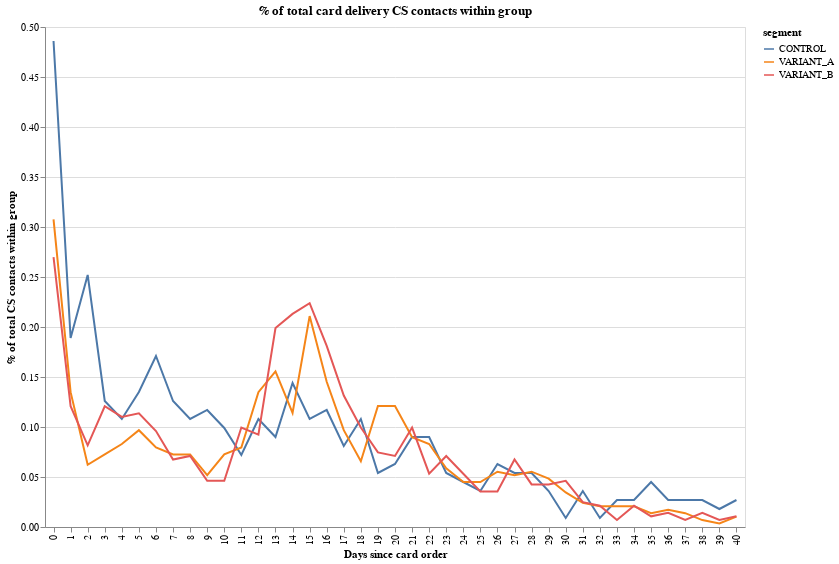

The notebook cell this image was saved under:
### Code cell
df = pd.read_csv("cs_contacts.csv")

# count days since experiment start.
df["date_diff"] = (
    pd.to_datetime(df["created_date"]) - pd.to_datetime(df["created"])
).dt.days

# replace missing date_diff with v large value
df.loc[df["date_diff"].isna() == True, "date_diff"] = 100000

# drop users that joined in the last 30 days -- too young.
df["age"] = (pd.to_datetime("today") - pd.to_datetime(df["created"])).dt.days
df = df.loc[df["age"] >= 30, :]
df = df.loc[pd.to_datetime(df["created"]) >= pd.to_datetime("2020-05-18"), :]

# get first cs contact of a user.
df = df.groupby(["segment", "user_id"])["date_diff"].agg("min").reset_index()
df = df.groupby(["segment", "date_diff"])["user_id"].agg("nunique").reset_index()

df["perc"] = 100 * df["user_id"] / df.groupby(["segment"])["user_id"].transform("sum")

alt.Chart(
    df.loc[(df["date_diff"] <= 40) & (df["date_diff"] >= 0), :]
).mark_line().encode(
    x=alt.X("date_diff:N", axis=alt.Axis(title="Days since card order")),
    y=alt.Y("perc:Q", axis=alt.Axis(title="% of total CS contacts within group")),
    color="segment:N",
).properties(
    width=700, height=500, title="% of total card delivery CS contacts within group"
)

### Figure 1 — Vega-Lite specification as saved in the notebook (floating-point values rounded to 4 significant figures)
{"config": {"view": {"continuousWidth": 400, "continuousHeight": 300}}, "data": {"name": "data-b54eda1e2d0c82035baf2d4ab06745bd"}, "mark": "line", "encoding": {"color": {"type": "nominal", "field": "segment"}, "x": {"type": "nominal", "axis": {"title": "Days since card order"}, "field": "date_diff"}, "y": {"type": "quantitative", "axis": {"title": "% of total CS contacts within group"}, "field": "perc"}}, "height": 500, "title": "% of total card delivery CS contacts within group", "width": 700, "$schema": "https://vega.github.io/schema/vega-lite/v4.0.2.json", "datasets": {"data-b54eda1e2d0c82035baf2d4ab06745bd": [{"segment": "CONTROL", "date_diff": 0.0, "user_id": 54, "perc": 0.486}, {"segment": "CONTROL", "date_diff": 1.0, "user_id": 21, "perc": 0.189}, {"segment": "CONTROL", "date_diff": 2.0, "user_id": 28, "perc": 0.252}, {"segment": "CONTROL", "date_diff": 3.0, "user_id": 14, "perc": 0.126}, {"segment": "CONTROL", "date_diff": 4.0, "user_id": 12, "perc": 0.108}, {"segment": "CONTROL", "date_diff": 5.0, "user_id": 15, "perc": 0.135}, {"segment": "CONTROL", "date_diff": 6.0, "user_id": 19, "perc": 0.171}, {"segment": "CONTROL", "date_diff": 7.0, "user_id": 14, "perc": 0.126}, {"segment": "CONTROL", "date_diff": 8.0, "user_id": 12, "perc": 0.108}, {"segment": "CONTROL", "date_diff": 9.0, "user_id": 13, "perc": 0.117}, {"segment": "CONTROL", "date_diff": 10.0, "user_id": 11, "perc": 0.09901}, {"segment": "CONTROL", "date_diff": 11.0, "user_id": 8, "perc": 0.07201}, {"segment": "CONTROL", "date_diff": 12.0, "user_id": 12, "perc": 0.108}, {"segment": "CONTROL", "date_diff": 13.0, "user_id": 10, "perc": 0.09001}, {"segment": "CONTROL", "date_diff": 14.0, "user_id": 16, "perc": 0.144}, {"segment": "CONTROL", "date_diff": 15.0, "user_id": 12, "perc": 0.108}, {"segment": "CONTROL", "date_diff": 16.0, "user_id": 13, "perc": 0.117}, {"segment": "CONTROL", "date_diff": 17.0, "user_id": 9, "perc": 0.08101}, {"segment": "CONTROL", "date_diff": 18.0, "user_id": 12, "perc": 0.108}, {"segment": "CONTROL", "date_diff": 19.0, "user_id": 6, "perc": 0.05401}, {"segment": "CONTROL", "date_diff": 20.0, "user_id": 7, "perc": 0.06301}, {"segment": "CONTROL", "date_diff": 21.0, "user_id": 10, "perc": 0.09001}, {"segment": "CONTROL", "date_diff": 22.0, "user_id": 10, "perc": 0.09001}, {"segment": "CONTROL", "date_diff": 23.0, "user_id": 6, "perc": 0.05401}, {"segment": "CONTROL", "date_diff": 24.0, "user_id": 5, "perc": 0.045}, {"segment": "CONTROL", "date_diff": 25.0, "user_id": 4, "perc": 0.036}, {"segment": "CONTROL", "date_diff": 26.0, "user_id": 7, "perc": 0.06301}, {"segment": "CONTROL", "date_diff": 27.0, "user_id": 6, "perc": 0.05401}, {"segment": "CONTROL", "date_diff": 28.0, "user_id": 6, "perc": 0.05401}, {"segment": "CONTROL", "date_diff": 29.0, "user_id": 4, "perc": 0.036}, {"segment": "CONTROL", "date_diff": 30.0, "user_id": 1, "perc": 0.009001}, {"segment": "CONTROL", "date_diff": 31.0, "user_id": 4, "perc": 0.036}, {"segment": "CONTROL", "date_diff": 32.0, "user_id": 1, "perc": 0.009001}, {"segment": "CONTROL", "date_diff": 33.0, "user_id": 3, "perc": 0.027}, {"segment": "CONTROL", "date_diff": 34.0, "user_id": 3, "perc": 0.027}, {"segment": "CONTROL", "date_diff": 35.0, "user_id": 5, "perc": 0.045}, {"segment": "CONTROL", "date_diff": 36.0, "user_id": 3, "perc": 0.027}, {"segment": "CONTROL", "date_diff": 37.0, "user_id": 3, "perc": 0.027}, {"segment": "CONTROL", "date_diff": 38.0, "user_id": 3, "perc": 0.027}, {"segment": "CONTROL", "date_diff": 39.0, "user_id": 2, "perc": 0.018}, {"segment": "CONTROL", "date_diff": 40.0, "user_id": 3, "perc": 0.027}, {"segment": "VARIANT_A", "date_diff": 0.0, "user_id": 89, "perc": 0.3077}, {"segment": "VARIANT_A", "date_diff": 1.0, "user_id": 39, "perc": 0.1348}, {"segment": "VARIANT_A", "date_diff": 2.0, "user_id": 18, "perc": 0.06223}, {"segment": "VARIANT_A", "date_diff": 3.0, "user_id": 21, "perc": 0.0726}, {"segment": "VARIANT_A", "date_diff": 4.0, "user_id": 24, "perc": 0.08297}, {"segment": "VARIANT_A", "date_diff": 5.0, "user_id": 28, "perc": 0.0968}, {"segment": "VARIANT_A", "date_diff": 6.0, "user_id": 23, "perc": 0.07952}, {"segment": "VARIANT_A", "date_diff": 7.0, "user_id": 21, "perc": 0.0726}, {"segment": "VARIANT_A", "date_diff": 8.0, "user_id": 21, "perc": 0.0726}, {"segment": "VARIANT_A", "date_diff": 9.0, "user_id": 15, "perc": 0.05186}, {"segment": "VARIANT_A", "date_diff": 10.0, "user_id": 21, "perc": 0.0726}, {"segment": "VARIANT_A", "date_diff": 11.0, "user_id": 23, "perc": 0.07952}, {"segment": "VARIANT_A", "date_diff": 12.0, "user_id": 39, "perc": 0.1348}, {"segment": "VARIANT_A", "date_diff": 13.0, "user_id": 45, "perc": 0.1556}, {"segment": "VARIANT_A", "date_diff": 14.0, "user_id": 33, "perc": 0.1141}, {"segment": "VARIANT_A", "date_diff": 15.0, "user_id": 61, "perc": 0.2109}, {"segment": "VARIANT_A", "date_diff": 16.0, "user_id": 42, "perc": 0.1452}, {"segment": "VARIANT_A", "date_diff": 17.0, "user_id": 28, "perc": 0.0968}, {"segment": "VARIANT_A", "date_diff": 18.0, "user_id": 19, "perc": 0.06569}, {"segment": "VARIANT_A", "date_diff": 19.0, "user_id": 35, "perc": 0.121}, {"segment": "VARIANT_A", "date_diff": 20.0, "user_id": 35, "perc": 0.121}, {"segment": "VARIANT_A", "date_diff": 21.0, "user_id": 26, "perc": 0.08989}, {"segment": "VARIANT_A", "date_diff": 22.0, "user_id": 24, "perc": 0.08297}, {"segment": "VARIANT_A", "date_diff": 23.0, "user_id": 17, "perc": 0.05877}, {"segment": "VARIANT_A", "date_diff": 24.0, "user_id": 13, "perc": 0.04494}, {"segment": "VARIANT_A", "date_diff": 25.0, "user_id": 13, "perc": 0.04494}, {"segment": "VARIANT_A", "date_diff": 26.0, "user_id": 16, "perc": 0.05532}, {"segment": "VARIANT_A", "date_diff": 27.0, "user_id": 15, "perc": 0.05186}, {"segment": "VARIANT_A", "date_diff": 28.0, "user_id": 16, "perc": 0.05532}, {"segment": "VARIANT_A", "date_diff": 29.0, "user_id": 14, "perc": 0.0484}, {"segment": "VARIANT_A", "date_diff": 30.0, "user_id": 10, "perc": 0.03457}, {"segment": "VARIANT_A", "date_diff": 31.0, "user_id": 7, "perc": 0.0242}, {"segment": "VARIANT_A", "date_diff": 32.0, "user_id": 6, "perc": 0.02074}, {"segment": "VARIANT_A", "date_diff": 33.0, "user_id": 6, "perc": 0.02074}, {"segment": "VARIANT_A", "date_diff": 34.0, "user_id": 6, "perc": 0.02074}, {"segment": "VARIANT_A", "date_diff": 35.0, "user_id": 4, "perc": 0.01383}, {"segment": "VARIANT_A", "date_diff": 36.0, "user_id": 5, "perc": 0.01729}, {"segment": "VARIANT_A", "date_diff": 37.0, "user_id": 4, "perc": 0.01383}, {"segment": "VARIANT_A", "date_diff": 38.0, "user_id": 2, "perc": 0.006914}, {"segment": "VARIANT_A", "date_diff": 39.0, "user_id": 1, "perc": 0.003457}, {"segment": "VARIANT_A", "date_diff": 40.0, "user_id": 3, "perc": 0.01037}, {"segment": "VARIANT_B", "date_diff": 0.0, "user_id": 76, "perc": 0.2699}, {"segment": "VARIANT_B", "date_diff": 1.0, "user_id": 34, "perc": 0.1208}, {"segment": "VARIANT_B", "date_diff": 2.0, "user_id": 23, "perc": 0.08169}, {"segment": "VARIANT_B", "date_diff": 3.0, "user_id": 34, "perc": 0.1208}, {"segment": "VARIANT_B", "date_diff": 4.0, "user_id": 31, "perc": 0.1101}, {"segment": "VARIANT_B", "date_diff": 5.0, "user_id": 32, "perc": 0.1137}, {"segment": "VARIANT_B", "date_diff": 6.0, "user_id": 27, "perc": 0.0959}, {"segment": "VARIANT_B", "date_diff": 7.0, "user_id": 19, "perc": 0.06749}, {"segment": "VARIANT_B", "date_diff": 8.0, "user_id": 20, "perc": 0.07104}, {"segment": "VARIANT_B", "date_diff": 9.0, "user_id": 13, "perc": 0.04617}, {"segment": "VARIANT_B", "date_diff": 10.0, "user_id": 13, "perc": 0.04617}, {"segment": "VARIANT_B", "date_diff": 11.0, "user_id": 28, "perc": 0.09945}, {"segment": "VARIANT_B", "date_diff": 12.0, "user_id": 26, "perc": 0.09235}, {"segment": "VARIANT_B", "date_diff": 13.0, "user_id": 56, "perc": 0.1989}, {"segment": "VARIANT_B", "date_diff": 14.0, "user_id": 60, "perc": 0.2131}, {"segment": "VARIANT_B", "date_diff": 15.0, "user_id": 63, "perc": 0.2238}, {"segment": "VARIANT_B", "date_diff": 16.0, "user_id": 51, "perc": 0.1811}, {"segment": "VARIANT_B", "date_diff": 17.0, "user_id": 37, "perc": 0.1314}, {"segment": "VARIANT_B", "date_diff": 18.0, "user_id": 28, "perc": 0.09945}, {"segment": "VARIANT_B", "date_diff": 19.0, "user_id": 21, "perc": 0.07459}, {"segment": "VARIANT_B", "date_diff": 20.0, "user_id": 20, "perc": 0.07104}, {"segment": "VARIANT_B", "date_diff": 21.0, "user_id": 28, "perc": 0.09945}, {"segment": "VARIANT_B", "date_diff": 22.0, "user_id": 15, "perc": 0.05328}, {"segment": "VARIANT_B", "date_diff": 23.0, "user_id": 20, "perc": 0.07104}, {"segment": "VARIANT_B", "date_diff": 24.0, "user_id": 15, "perc": 0.05328}, {"segment": "VARIANT_B", "date_diff": 25.0, "user_id": 10, "perc": 0.03552}, {"segment": "VARIANT_B", "date_diff": 26.0, "user_id": 10, "perc": 0.03552}, {"segment": "VARIANT_B", "date_diff": 27.0, "user_id": 19, "perc": 0.06749}, {"segment": "VARIANT_B", "date_diff": 28.0, "user_id": 12, "perc": 0.04262}, {"segment": "VARIANT_B", "date_diff": 29.0, "user_id": 12, "perc": 0.04262}, {"segment": "VARIANT_B", "date_diff": 30.0, "user_id": 13, "perc": 0.04617}, {"segment": "VARIANT_B", "date_diff": 31.0, "user_id": 7, "perc": 0.02486}, {"segment": "VARIANT_B", "date_diff": 32.0, "user_id": 6, "perc": 0.02131}, {"segment": "VARIANT_B", "date_diff": 33.0, "user_id": 2, "perc": 0.007104}, {"segment": "VARIANT_B", "date_diff": 34.0, "user_id": 6, "perc": 0.02131}, {"segment": "VARIANT_B", "date_diff": 35.0, "user_id": 3, "perc": 0.01066}, {"segment": "VARIANT_B", "date_diff": 36.0, "user_id": 4, "perc": 0.01421}, {"segment": "VARIANT_B", "date_diff": 37.0, "user_id": 2, "perc": 0.007104}, {"segment": "VARIANT_B", "date_diff": 38.0, "user_id": 4, "perc": 0.01421}, {"segment": "VARIANT_B", "date_diff": 39.0, "user_id": 2, "perc": 0.007104}, {"segment": "VARIANT_B", "date_diff": 40.0, "user_id": 3, "perc": 0.01066}]}}
